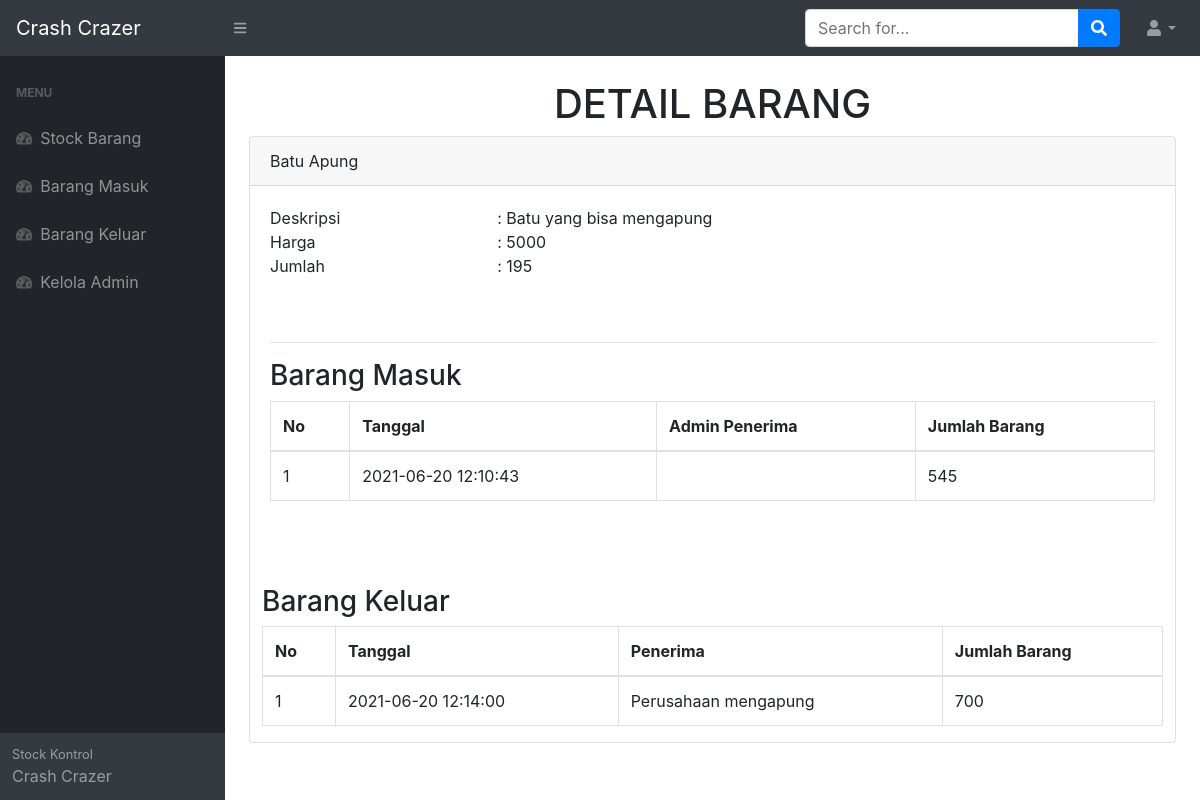
/detail.php?id=13 (signed in), run on the app's committed database.
### tables this page shows
CREATE TABLE `barang` (
  `idbarang` int(11) NOT NULL AUTO_INCREMENT,
  `namabarang` varchar(50) NOT NULL,
  `deskripsi` varchar(50) NOT NULL,
  `harga` int(11) NOT NULL,
  `jumlah` int(11) NOT NULL,
  PRIMARY KEY (`idbarang`)
);

CREATE TABLE `masuk` (
  `idmasuk` int(11) NOT NULL AUTO_INCREMENT,
  `idbarang` int(11) NOT NULL,
  `tanggal` timestamp NOT NULL DEFAULT current_timestamp(),
  `keterangan` varchar(50) NOT NULL,
  `jumlahmasuk` int(11) NOT NULL,
  PRIMARY KEY (`idmasuk`)
);

CREATE TABLE `keluar` (
  `idkeluar` int(11) NOT NULL AUTO_INCREMENT,
  `idbarang` int(11) NOT NULL,
  `tanggal` timestamp NOT NULL DEFAULT current_timestamp(),
  `penerima` varchar(25) NOT NULL,
  `jumlahkeluar` int(11) NOT NULL,
  PRIMARY KEY (`idkeluar`)
);

### detail.php (the view, shortened to what this page needs)
<?php
require "function.php";
$idbarang = $_GET['id'];
$get = mysqli_query($conn, "select * from barang where idbarang='$idbarang'");
$fetch = mysqli_fetch_array($get);
$namabarang = $fetch['namabarang'];
$deskripsi = $fetch['deskripsi'];
$stock = $fetch['jumlah'];
$harga = $fetch['harga'];
?>
<!DOCTYPE html>
<html lang="en">
    <head>
        <link href="css/styles.css" rel="stylesheet" />
        <link href="https://cdn.datatables.net/1.10.20/css/dataTables.bootstrap4.min.css" rel="stylesheet" />
    </head>
    <body class="sb-nav-fixed">
        <nav class="sb-topnav navbar navbar-expand navbar-dark bg-dark">
            <a class="navbar-brand" href="index.php">Crash Crazer</a>
            <button class="btn btn-link btn-sm order-1 order-lg-0" id="sidebarToggle" href="#"><i class="fas fa-bars"></i></button>
            <form class="d-none d-md-inline-block form-inline ml-auto mr-0 mr-md-3 my-2 my-md-0">
                <div class="input-group">
                    <input class="form-control" type="text" placeholder="Search for..." aria-label="Search" aria-describedby="basic-addon2" />
                    <div class="input-group-append">
                        <button class="btn btn-primary" type="button"><i class="fas fa-search"></i></button>
                    </div>
                </div>
            </form>
            <ul class="navbar-nav ml-auto ml-md-0">
                <li class="nav-item dropdown">
                    <a class="nav-link dropdown-toggle" id="userDropdown" href="#" role="button" data-toggle="dropdown" aria-haspopup="true" aria-expanded="false"><i class="fas fa-user fa-fw"></i></a>
                </li>
            </ul>
        </nav>
        <div id="layoutSidenav">
            <div id="layoutSidenav_nav">
                <nav class="sb-sidenav accordion sb-sidenav-dark" id="sidenavAccordion">
                    <div class="sb-sidenav-menu">
                        <div class="nav">
                            <div class="sb-sidenav-menu-heading">Menu</div>
                            <a class="nav-link" href="index.php">
                                <div class="sb-nav-link-icon"><i class="fas fa-tachometer-alt"></i></div>
                                Stock Barang
                            </a>
							<a class="nav-link" href="masuk.php">
                                <div class="sb-nav-link-icon"><i class="fas fa-tachometer-alt"></i></div>
                                Barang Masuk
                            </a>
							<a class="nav-link" href="keluar.php">
                                <div class="sb-nav-link-icon"><i class="fas fa-tachometer-alt"></i></div>
                                Barang Keluar
                            </a>
								<a class="nav-link" href="admin.php">
                                <div class="sb-nav-link-icon"><i class="fas fa-tachometer-alt"></i></div>
                                Kelola Admin
                            </a>
                        </div>
                    </div>
                    <div class="sb-sidenav-footer">
                        <div class="small">Stock Kontrol</div>
                        Crash Crazer
                    </div>
                </nav>
            </div>
            <div id="layoutSidenav_content">
                <main>
                    <div class="container-fluid">
                        <center><h1 class="mt-4">DETAIL BARANG</h1></center>
                        <div class="card mb-4">
                            <div class="card-header">
								 <?=$namabarang;?>
                            </div>
                            <div class="card-body">
								<div class="row">
									<div class="col-md-3">Deskripsi</div>
									<div class="col-md-9">: <?=$deskripsi;?></div>
								</div>
								<div class="row">
									<div class="col-md-3">Harga</div>
									<div class="col-md-9">: <?=$harga;?></div>
								</div>
								<div class="row">
									<div class="col-md-3">Jumlah</div>
									<div class="col-md-9">: <?=$stock;?></div>
								</div>
								<br><br><hr>
								<h3>Barang Masuk</h3>
                                <div class="table-responsive">
                                    <table class="table table-bordered" id="barangmasuk" width="100%" cellspacing="0">
                                        <thead>
                                            <tr>
                                                <th>No</th>
                                                <th>Tanggal</th>
                                                <th>Admin Penerima</th>
                                                <th>Jumlah Barang</th>
                                            </tr>
                                        </thead>
                                        <tbody>
											<?php
											$ambildatamasuk = mysqli_query($conn,  "SELECT barang.harga as harga, barang.deskripsi as deskripsi, masuk.idbarang as idbarang, masuk.idmasuk as idmasuk, masuk.tanggal as tanggal, masuk.jumlahmasuk as jumlahmasuk, login.username as keterangan FROM masuk LEFT JOIN barang ON masuk.idbarang = barang.idbarang LEFT JOIN login ON login.iduser = masuk.keterangan where masuk.idbarang='$idbarang'");
											$i=1;
											while($fetch=mysqli_fetch_array($ambildatamasuk)){
												$idbarang = $fetch['idbarang'];
												$tanggal = $fetch['tanggal'];
												$keterangan = $fetch['keterangan'];
												$quantity = $fetch['jumlahmasuk'];
											?>
                                            <tr>
                                                <td><?=$i++;?></td>
                                                <td><?=$tanggal;?></td>
												<td><?=$keterangan;?></td>
                                                <td><?=$quantity;?></td>
                                            </tr>
											<?php
											};
											?>
                                        </tbody>
                                    </table>
                                </div>
                            </div>
							<br><br>
							<div class="col mr-5">
							<h3>Barang Keluar</h3>
                                <div class="table-responsive">
                                    <table class="table table-bordered" id="barangkeluar" width="100%" cellspacing="0">
                                        <thead>
                                            <tr>
                                                <th>No</th>
                                                <th>Tanggal</th>
                                                <th>Penerima</th>
                                                <th>Jumlah Barang</th>
                                            </tr>
                                        </thead>
                                        <tbody>
											<?php
											$ambildatakeluar =mysqli_query($conn, "SELECT barang.harga as harga, barang.deskripsi as deskripsi, keluar.idbarang as idbarang, keluar.idkeluar as idkeluar, keluar.tanggal as tanggal, keluar.jumlahkeluar as jumlahkeluar, keluar.penerima as penerima from keluar LEFT JOIN barang ON keluar.idbarang = barang.idbarang where keluar.idbarang='$idbarang' ORDER BY tanggal");
											$i=1;
											while($fetch=mysqli_fetch_array($ambildatakeluar)){
												$tanggal = $fetch['tanggal'];
												$penerima = $fetch['penerima'];
												$quantity = $fetch['jumlahkeluar'];
											?>
                                            <tr>
                                                <td><?=$i++;?></td>
                                                <td><?=$tanggal;?></td>
												<td><?=$penerima;?></td>
                                                <td><?=$quantity;?></td>
                                            </tr>
											<?php
											};
											?>
                                        </tbody>
                                    </table>
                                </div>
                            </div>
							</div>
                        </div>
                    </div>
			</div>
    </body>
</html>

### data on the page
barang: namabarang "Batu Apung", deskripsi "Batu yang bisa mengapung", harga "5000", jumlah "195"
masuk: tanggal "2021-06-20 12:10:43", jumlahmasuk "545"
keluar: tanggal "2021-06-20 12:14:00", penerima "Perusahaan mengapung", jumlahkeluar "700"
